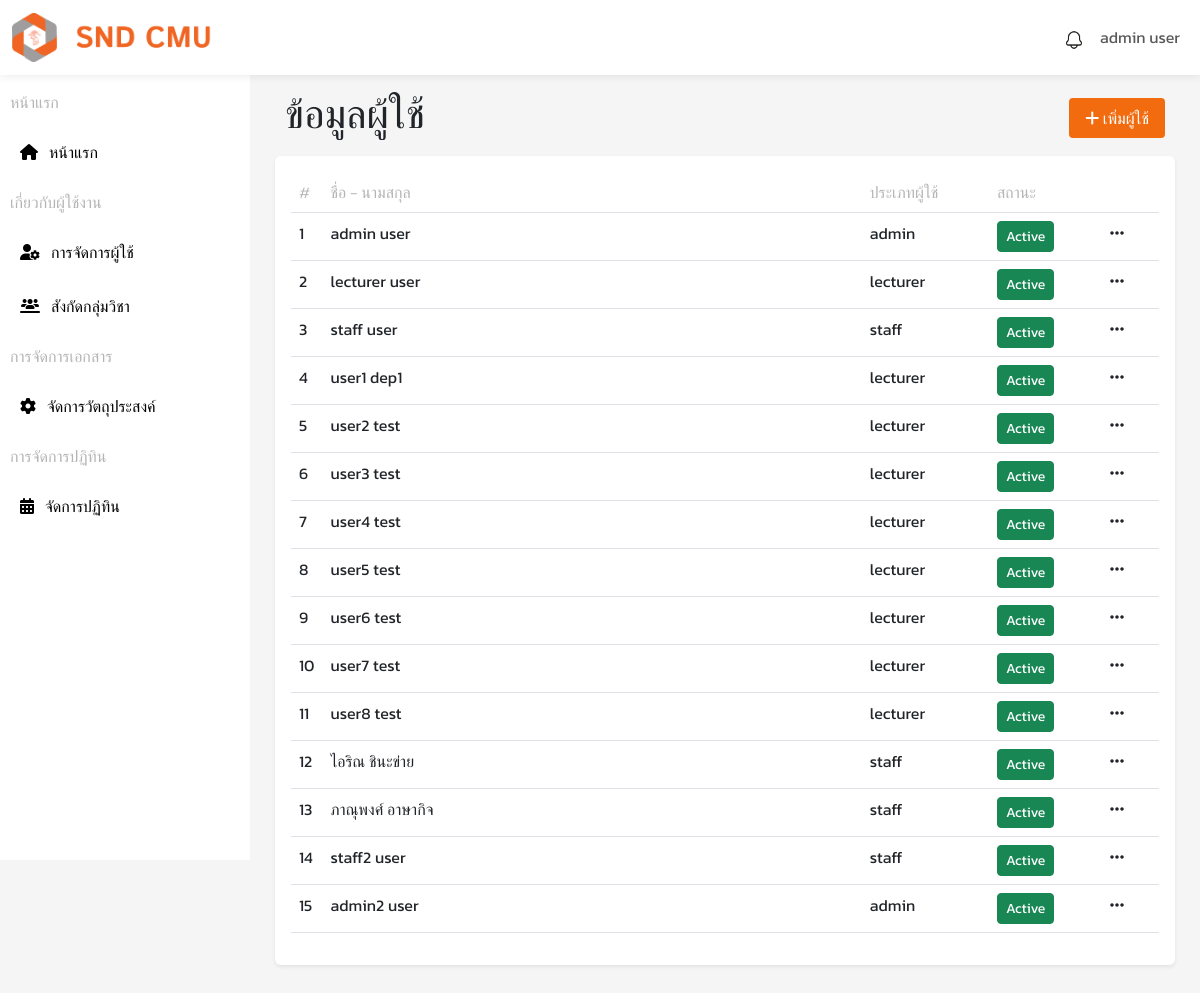
Screenshot of /pages/manage/user.php (signed in) with the database file from the repository.
### tables this page shows
CREATE TABLE `users` (
  `user_id` int(11) NOT NULL,
  `prefix` varchar(50) NOT NULL,
  `upassword` varchar(255) NOT NULL,
  `firstname` varchar(100) NOT NULL,
  `lastname` varchar(100) NOT NULL,
  `position` varchar(100) NOT NULL,
  `email` varchar(100) NOT NULL,
  `role` enum('staff','lecturer','admin') NOT NULL,
  `status` varchar(1) NOT NULL DEFAULT '1',
  `created_at` timestamp NOT NULL DEFAULT current_timestamp()
);

### config/func.php (called while the page is built, shortened)
<?php
function fetch_user($conn, $user_id) {
    $query = "SELECT prefix, firstname, lastname FROM users WHERE user_id = ? LIMIT 1";
    $stmt = $conn->prepare($query);
    $stmt->bind_param("s", $user_id);
    $stmt->execute();
    $result = $stmt->get_result();
    if ($result->num_rows > 0) {
        return $result->fetch_assoc();
    } else {
        return null;
    }
}
function fetch_users($conn) {
    $sql = "SELECT * FROM users";
    $result = mysqli_query($conn, $sql);
    return $result;
}
?>

### pages/manage/user.php (the view, shortened to what this page needs)
<?php
include '../../config/func.php';
$user_id = $_SESSION['user_id'];
$data = fetch_user($conn, $user_id);
?>
<!DOCTYPE html>
<html lang="en">
<head>
    <link rel="stylesheet" href="../../assets/css/style.css">
    <link href="https://cdn.jsdelivr.net/npm/bootstrap@5.3.3/dist/css/bootstrap.min.css" rel="stylesheet">
    <link rel="stylesheet" href="https://cdnjs.cloudflare.com/ajax/libs/font-awesome/6.1.1/css/all.min.css">
    <link rel="stylesheet" href="https://cdnjs.cloudflare.com/ajax/libs/twitter-bootstrap/5.3.0/css/bootstrap.min.css">
    <link rel="stylesheet" href="https://cdn.datatables.net/2.2.2/css/dataTables.bootstrap5.css">
</head>
<body style="background-color: #F5F5F5;">
    <nav id="header" class="navbar navbar-expand-lg bg-body fixed-top">
        <div class="container-fluid">
            <a class="navbar-brand" href="admin.php"><img src="../../assets/img/logo-snd.png" alt="" width="200px"></a>
            <div class="collapse navbar-collapse" id="navbarSupportedContent">
                <ul class="navbar-nav ms-auto">
                    <?php include '../../components/notification_component.php'; ?>
                    <li class="nav-item dropdown">
                        <a class="nav-link" href="#" role="button" data-bs-toggle="dropdown" aria-expanded="false">
                            <?php echo isset($data) ? $data['firstname'] . " " . $data['lastname'] : "ไม่พบข้อมูล"; ?>
                        </a>
                    </li>
                </ul>
            </div>
        </div>
    </nav>
    <section id="sidebar">
        <div class="sidebar-dash">
            <div class="list-dash">
                <div class="dash">
                    <div class="title-sidebar">
                        <p>หน้าแรก</p>
                    </div>
                    <ul>
                        <li><a href="../dashboard/admin.php">
                                <div><i class="fa-solid fa-house"></i>&nbsp;&nbsp; หน้าแรก</div>
                            </a></li>
                    </ul>
                    <div class="title-sidebar">
                        <p>เกี่ยวกับผู้ใช้งาน</p>
                    </div>
                    <ul>
                        <li><a href="user.php">
                                <div><i class="fa-solid fa-user-gear"></i>&nbsp;&nbsp; การจัดการผู้ใช้</div>
                            </a></li>
                        <li><a href="department.php">
                                <div><i class="fa-solid fa-users-line"></i>&nbsp;&nbsp; สังกัดกลุ่มวิชา</div>
                            </a></li>
                    </ul>
                    <div class="title-sidebar">
                        <p>การจัดการเอกสาร</p>
                    </div>
                    <ul>
                        <li><a href="purpose.php">
                                <div><i class="fa-solid fa-gear"></i>&nbsp;&nbsp; จัดการวัตถุประสงค์</div>
                            </a></li>
                    </ul>
                    <div class="title-sidebar">
                        <p>การจัดการปฏิทิน</p>
                    </div>
                    <ul>
                        <li><a href="calendar.php">
                                <div><i class="fa-solid fa-calendar-days"></i>&nbsp;&nbsp; จัดการปฏิทิน</div>
                            </a></li>
                    </ul>
                </div>
            </div>
        </div>
    </section>
    <section id="container">
        <div class="content-header">
            <h1>ข้อมูลผู้ใช้</h1>
            <div>
                <a href="adduser.php">
                    <button class="btn btn-primary"><i class="fa-solid fa-plus"></i> เพิ่มผู้ใช้</button>
                </a>
            </div>
        </div>
        <div class="content shadow-sm p-3 mb-5 rounded">
            <table id="listTable" class="table table-hover mb-3">
                <thead>
                    <tr>
                        <th>#</th>
                        <th style="width: 65%;">ชื่อ - นามสกุล</th>
                        <th style="width: 15%;">ประเภทผู้ใช้</th>
                        <th style="width: 10%;">สถานะ</th>
                        <th style="width: 10%;"></th>
                    </tr>
                </thead>
                <tbody>
                    <?php
                    $i = 1;
                    $result = fetch_users($conn);
                    if ($result->num_rows > 0) {
                        while ($row = $result->fetch_assoc()) {
                            echo "<tr>";
                            echo "<td>" . $i++ . "</td>";
                            echo "<td>" . $row['firstname'] . " " . $row['lastname'] . "</td>";
                            echo "<td>" . $row['role'] . "</td>";
                            echo "<td>";
                            if ($row['role'] == 'admin') {
                                if ($row['status'] == 1) {
                                    echo '<button class="btn btn-success btn-sm">Active</button>';
                                }
                            } else {
                                if ($row['status'] == 1) {
                                    echo '<a href="user_status.php?u_id=' . $row['user_id'] . '&action=deactivate" onclick="return confirm(\'คุณต้องการปิดการใช้งานผู้ใช้รายนี้หรือไม่?\')"><button class="btn btn-success btn-sm">Active</button></a>';
                                } else {
                                    echo '<a href="user_status.php?u_id=' . $row['user_id'] . '&action=activate" onclick="return confirm(\'คุณต้องการเปิดการใช้งานผู้ใช้รายนี้หรือไม่?\')"><button class="btn btn-warning btn-sm">Inactive</button></a>';
                                }
                            }
                            echo "</td>";
                            echo "<td class='text-center'><a class='link-dark' href='#' data-bs-toggle='dropdown' aria-expanded='false'><i class='fas fa-ellipsis-h '></i></a>";
                            echo "</td>";
                        }
                    }
                    ?>
                </tbody>
            </table>
        </div>
    </section>
</body>
</html>

### assets/css/style.css (style rules this page uses)
#sidebar { font-family: "Kanit", sans-serif; font-style: normal; margin-top: 60px; width: 250px; height: 100vh; background-color: #fff; color: #000; padding: 30px 10px 10px 10px; box-sizing: border-box; position: fixed; top: 0; left: 0; overflow-y: auto; font-weight: 300; }
#sidebar ul { list-style: none; padding: 0; }
#sidebar ul li { margin: 10px 0; }
#sidebar a { text-decoration: none; color: #000; display: flex; align-items: center; gap: 10px; padding: 10px; transition: background-color 0.3s; }
.title-sidebar { color: #B5B5B5; font-weight: 400; }
#header { box-shadow: 0 0 10px rgba(0, 0, 0, 0.1); font-family: "Kanit", sans-serif; font-style: normal; }
#container { font-family: "Kanit", sans-serif; font-style: normal; margin-top: 80px; margin-left: 275px; margin-right: 25px; }
.content-header { display: flex; align-items: center; justify-content: space-between; padding: 10px; }
.content-header .btn { background-color: #F26B0F; color: white; padding: 8px 16px; border: none; font-size: 16px; border-radius: 4px; cursor: pointer; }
.content { background-color: #fff; border-radius: 7px; padding: 20px; min-height: 100vh; height: auto; }
.content table th { color: #B5B5B5; font-weight: 300; }
.content table td a { color: #000; text-decoration: none; }
::placeholder { font-size: 16px; }

### rows the page displays
users: firstname "admin", lastname "user", role "admin", status "Active"
users: firstname "lecturer", lastname "user", role "lecturer"
users: firstname "staff", lastname "user", role "staff"
users: firstname "user1", lastname "dep1", role "lecturer"
users: firstname "user2", lastname "test", role "lecturer"
users: firstname "user3", lastname "test", role "lecturer"
users: firstname "user4", lastname "test", role "lecturer"
users: firstname "user5", lastname "test", role "lecturer"
users: firstname "user6", lastname "test", role "lecturer"
users: firstname "user7", lastname "test", role "lecturer"
users: firstname "user8", lastname "test", role "lecturer"
users: firstname "ไอริณ", lastname "ชินะข่าย", role "staff"
users: firstname "ภาณุพงศ์", lastname "อาษากิจ", role "staff"
users: firstname "staff2", lastname "user", role "staff"
users: firstname "admin2", lastname "user", role "admin", status "Active"
